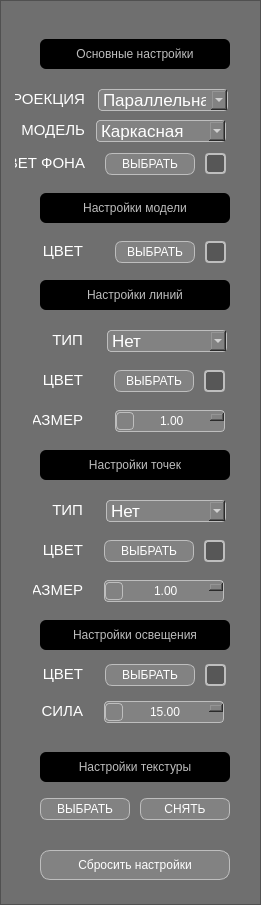
   <widget class="QFrame" name="frame">
    <property name="geometry">
     <rect>
      <x>1060</x>
      <y>0</y>
      <width>261</width>
      <height>905</height>
     </rect>
    </property>
    <property name="styleSheet">
     <string notr="true">QFrame {
background-color: rgba(64, 64, 64, 128);
 border-color: #BEBEBE;
}

QFrame:hover {
background-color: #404040;
 border-color: #BEBEBE;
}</string>
    </property>
    <property name="frameShape">
     <enum>QFrame::StyledPanel</enum>
    </property>
    <property name="frameShadow">
     <enum>QFrame::Raised</enum>
    </property>
    <widget class="QPushButton" name="chooseColorBG">
     <property name="geometry">
      <rect>
       <x>105</x>
       <y>153</y>
       <width>90</width>
       <height>22</height>
      </rect>
     </property>
     <property name="styleSheet">
      <string notr="true">QPushButton {
color: rgb(255, 255, 255);
background-color: #828282;
border-color: #BEBEBE;
 border-style: solid;
 border-width:1px;
 border-radius:7px;
}
QPushButton:hover {
color: rgb(230, 230, 230);
background-color: #606060;
border-color: #BEBEBE;
border-style: solid;
border-width:1px;
border-radius:10px;
}
QPushButton:pressed {
    color: rgb(144, 143, 146);
background-color: rgb(16, 94, 46);
border-color: rgb(144, 143, 146);
 border-style: solid;
 border-width:2px;
 border-radius:10px;
}</string>
     </property>
     <property name="text">
      <string>ВЫБРАТЬ</string>
     </property>
    </widget>
    <widget class="QComboBox" name="comboBoxTypeLines">
     <property name="geometry">
      <rect>
       <x>107</x>
       <y>330</y>
       <width>120</width>
       <height>22</height>
      </rect>
     </property>
     <property name="font">
      <font>
       <pointsize>13</pointsize>
      </font>
     </property>
     <property name="styleSheet">
      <string notr="true">QComboBox {
color: rgb(255, 255, 255);
background-color: #828282;
border-color: #BEBEBE;
 border-style: solid;
 border-width:1px;
 border-radius:4px;
}

QComboBox::drop-down  {
  height: 16px;
 width: 16px;
 subcontrol-position: center right;
image: url(:/icon/Icons/arrow_to_down.png);
border-color: #BEBEBE;
border-style: solid;
 border-width:1px;
 border-radius:4px;
}

QComboBox::drop-down:pressed {
color: rgb(144, 143, 146);
background-color: rgb(16, 94, 46);
border-color: rgb(144, 143, 146);
 border-style: solid;
 border-width:2px;
 border-radius:4px;
}

QComboBox:hover {
color: rgb(230, 230, 230);
background-color: #606060;
border-color: #BEBEBE;
 border-style: solid;
 border-width:1px;
 border-radius:4px;
}</string>
     </property>
     <property name="sizeAdjustPolicy">
      <enum>QComboBox::AdjustToContentsOnFirstShow</enum>
     </property>
     <item>
      <property name="text">
       <string>Нет</string>
      </property>
     </item>
     <item>
      <property name="text">
       <string>Прямая</string>
      </property>
     </item>
     <item>
      <property name="text">
       <string>Пунктирная</string>
      </property>
     </item>
    </widget>
    <widget class="QComboBox" name="comboBoxTypeVertex">
     <property name="geometry">
      <rect>
       <x>106</x>
       <y>500</y>
       <width>120</width>
       <height>22</height>
      </rect>
     </property>
     <property name="font">
      <font>
       <pointsize>13</pointsize>
      </font>
     </property>
     <property name="styleSheet">
      <string notr="true">QComboBox {
color: rgb(255, 255, 255);
background-color: #828282;
border-color: #BEBEBE;
 border-style: solid;
 border-width:1px;
 border-radius:4px;
}

QComboBox::drop-down  {
  height: 16px;
 width: 16px;
 subcontrol-position: center right;
image: url(:/icon/Icons/arrow_to_down.png);
border-color: #BEBEBE;
border-style: solid;
 border-width:1px;
 border-radius:4px;
}

QComboBox::drop-down:pressed {
color: rgb(144, 143, 146);
background-color: rgb(16, 94, 46);
border-color: rgb(144, 143, 146);
 border-style: solid;
 border-width:2px;
 border-radius:4px;
}

QComboBox:hover {
color: rgb(230, 230, 230);
background-color: #606060;
border-color: #BEBEBE;
 border-style: solid;
 border-width:1px;
 border-radius:4px;
}</string>
     </property>
     <property name="sizeAdjustPolicy">
      <enum>QComboBox::AdjustToContentsOnFirstShow</enum>
     </property>
     <item>
      <property name="text">
       <string>Нет</string>
      </property>
     </item>
     <item>
      <property name="text">
       <string>Круг</string>
      </property>
     </item>
     <item>
      <property name="text">
       <string>Квадрат</string>
      </property>
     </item>
    </widget>
    <widget class="QLabel" name="labelTypeLines">
     <property name="geometry">
      <rect>
       <x>33</x>
       <y>330</y>
       <width>50</width>
       <height>20</height>
      </rect>
     </property>
     <property name="font">
      <font>
       <pointsize>11</pointsize>
      </font>
     </property>
     <property name="styleSheet">
      <string notr="true">color: rgb(255, 255, 255);
background-color:rgba(0,0,0,0);
</string>
     </property>
     <property name="text">
      <string>ТИП</string>
     </property>
     <property name="alignment">
      <set>Qt::AlignRight|Qt::AlignTrailing|Qt::AlignVCenter</set>
     </property>
    </widget>
    <widget class="QLabel" name="labelChoosedColorModel">
     <property name="geometry">
      <rect>
       <x>205</x>
       <y>241</y>
       <width>21</width>
       <height>22</height>
      </rect>
     </property>
     <property name="styleSheet">
      <string notr="true">QLabel {
color: rgb(255, 255, 255);
border-color: #BEBEBE;
 border-style: solid;
 border-width:2px;
 border-radius:4px;
}
</string>
     </property>
     <property name="text">
      <string/>
     </property>
    </widget>
    <widget class="QLabel" name="labelTypeVertex">
     <property name="geometry">
      <rect>
       <x>33</x>
       <y>500</y>
       <width>50</width>
       <height>20</height>
      </rect>
     </property>
     <property name="font">
      <font>
       <pointsize>11</pointsize>
      </font>
     </property>
     <property name="styleSheet">
      <string notr="true">color: rgb(255, 255, 255);
background-color:rgba(0,0,0,0);
</string>
     </property>
     <property name="text">
      <string>ТИП</string>
     </property>
     <property name="alignment">
      <set>Qt::AlignRight|Qt::AlignTrailing|Qt::AlignVCenter</set>
     </property>
    </widget>
    <widget class="QLabel" name="labelSettingsTexture">
     <property name="geometry">
      <rect>
       <x>40</x>
       <y>752</y>
       <width>190</width>
       <height>30</height>
      </rect>
     </property>
     <property name="styleSheet">
      <string notr="true">color: #BEBEBE;
background-color: rgb(0, 0, 0);
 border-radius:6px;
</string>
     </property>
     <property name="text">
      <string>Настройки текстуры</string>
     </property>
     <property name="alignment">
      <set>Qt::AlignCenter</set>
     </property>
    </widget>
    <widget class="QDoubleSpinBox" name="doubleSpinBoxSizeLines">
     <property name="geometry">
      <rect>
       <x>115</x>
       <y>410</y>
       <width>110</width>
       <height>22</height>
      </rect>
     </property>
     <property name="styleSheet">
      <string notr="true">QDoubleSpinBox {
color: rgb(255, 255, 255);
background-color: #828282;
border-color: #BEBEBE;
 border-style: solid;
 border-width:1px;
 border-radius:4px;
}
QDoubleSpinBox:down-button  {
height: 16px;
 width: 16px;
 subcontrol-position: center left;
image: url(:/icon/Icons/left_arrow.png);
border-color: #BEBEBE;
border-style: solid;
 border-width:1px;
 border-radius:4px;
}

QDoubleSpinBox::up-button  {
 height: 16px;
 width: 16px;
 subcontrol-position: center right;
image: url(:/icon/Icons/right_arrow.png);
border-color: #BEBEBE;
border-style: solid;
 border-width:1px;
 border-radius:4px;
}

QDoubleSpinBox:hover {
color: rgb(230, 230, 230);
background-color: #606060;
border-color: #BEBEBE;
 border-style: solid;
 border-width:1px;
 border-radius:4px;
}

QDoubleSpinBox::down-button:pressed {
color: rgb(144, 143, 146);
background-color: rgb(16, 94, 46);
border-color: rgb(144, 143, 146);
 border-style: solid;
 border-width:2px;
 border-radius:4px;
}

QDoubleSpinBox::up-button:pressed {
color: rgb(144, 143, 146);
background-color: rgb(16, 94, 46);
border-color: rgb(144, 143, 146);
 border-style: solid;
 border-width:2px;
 border-radius:4px;
}</string>
     </property>
     <property name="alignment">
      <set>Qt::AlignCenter</set>
     </property>
     <property name="minimum">
      <double>1.000000000000000</double>
     </property>
     <property name="maximum">
      <double>20.000000000000000</double>
     </property>
     <property name="singleStep">
      <double>1.000000000000000</double>
     </property>
    </widget>
    <widget class="QLabel" name="labelChoosedColorLines">
     <property name="geometry">
      <rect>
       <x>204</x>
       <y>370</y>
       <width>21</width>
       <height>22</height>
      </rect>
     </property>
     <property name="styleSheet">
      <string notr="true">QLabel {
color: rgb(255, 255, 255);
border-color: #BEBEBE;
 border-style: solid;
 border-width:2px;
 border-radius:4px;
}
</string>
     </property>
     <property name="text">
      <string/>
     </property>
    </widget>
    <widget class="QLabel" name="labelChoosedColorVertex">
     <property name="geometry">
      <rect>
       <x>204</x>
       <y>540</y>
       <width>21</width>
       <height>22</height>
      </rect>
     </property>
     <property name="styleSheet">
      <string notr="true">QLabel {
color: rgb(255, 255, 255);

border-color: #BEBEBE;
 border-style: solid;
 border-width:2px;
 border-radius:4px;
}
</string>
     </property>
     <property name="text">
      <string/>
     </property>
    </widget>
    <widget class="QLabel" name="labelColorLight">
     <property name="geometry">
      <rect>
       <x>33</x>
       <y>664</y>
       <width>50</width>
       <height>20</height>
      </rect>
     </property>
     <property name="font">
      <font>
       <pointsize>11</pointsize>
      </font>
     </property>
     <property name="styleSheet">
      <string notr="true">color: rgb(255, 255, 255);
background-color:rgba(0,0,0,0);
</string>
     </property>
     <property name="text">
      <string>ЦВЕТ</string>
     </property>
     <property name="alignment">
      <set>Qt::AlignRight|Qt::AlignTrailing|Qt::AlignVCenter</set>
     </property>
    </widget>
    <widget class="QLabel" name="labelColorModel">
     <property name="geometry">
      <rect>
       <x>33</x>
       <y>241</y>
       <width>50</width>
       <height>20</height>
      </rect>
     </property>
     <property name="font">
      <font>
       <pointsize>11</pointsize>
      </font>
     </property>
     <property name="styleSheet">
      <string notr="true">background-color:rgba(0,0,0,0);
color: rgb(255, 255, 255);

</string>
     </property>
     <property name="text">
      <string>ЦВЕТ</string>
     </property>
     <property name="alignment">
      <set>Qt::AlignRight|Qt::AlignTrailing|Qt::AlignVCenter</set>
     </property>
    </widget>
    <widget class="QPushButton" name="chooseColorLight">
     <property name="geometry">
      <rect>
       <x>105</x>
       <y>664</y>
       <width>90</width>
       <height>22</height>
      </rect>
     </property>
     <property name="styleSheet">
      <string notr="true">QPushButton {
color: rgb(255, 255, 255);
background-color: #828282;
border-color: #BEBEBE;
 border-style: solid;
 border-width:1px;
 border-radius:7px;
}
QPushButton:hover {
color: rgb(230, 230, 230);
background-color: #606060;
border-color: #BEBEBE;
border-style: solid;
border-width:1px;
border-radius:10px;
}
QPushButton:pressed {
    color: rgb(144, 143, 146);
background-color: rgb(16, 94, 46);
border-color: rgb(144, 143, 146);
 border-style: solid;
 border-width:2px;
 border-radius:10px;
}</string>
     </property>
     <property name="text">
      <string>ВЫБРАТЬ</string>
     </property>
    </widget>
    <widget class="QLabel" name="labelSettingsModel">
     <property name="geometry">
      <rect>
       <x>40</x>
       <y>193</y>
       <width>190</width>
       <height>30</height>
      </rect>
     </property>
     <property name="styleSheet">
      <string notr="true">color: #BEBEBE;
background-color: rgb(0, 0, 0);
 border-radius:6px;


</string>
     </property>
     <property name="text">
      <string>Настройки модели</string>
     </property>
     <property name="alignment">
      <set>Qt::AlignCenter</set>
     </property>
    </widget>
    <widget class="QLabel" name="labelSettingsVertex">
     <property name="geometry">
      <rect>
       <x>40</x>
       <y>450</y>
       <width>190</width>
       <height>30</height>
      </rect>
     </property>
     <property name="styleSheet">
      <string notr="true">color: #BEBEBE;
background-color: rgb(0, 0, 0);
 border-radius:6px;
</string>
     </property>
     <property name="text">
      <string>Настройки точек</string>
     </property>
     <property name="alignment">
      <set>Qt::AlignCenter</set>
     </property>
    </widget>
    <widget class="QDoubleSpinBox" name="doubleSpinBoxSizeVertex">
     <property name="geometry">
      <rect>
       <x>104</x>
       <y>580</y>
       <width>120</width>
       <height>22</height>
      </rect>
     </property>
     <property name="styleSheet">
      <string notr="true">QDoubleSpinBox {
color: rgb(255, 255, 255);
background-color: #828282;
border-color: #BEBEBE;
 border-style: solid;
 border-width:1px;
 border-radius:4px;
}
QDoubleSpinBox:down-button  {
height: 16px;
 width: 16px;
 subcontrol-position: center left;
image: url(:/icon/Icons/left_arrow.png);
border-color: #BEBEBE;
border-style: solid;
 border-width:1px;
 border-radius:4px;
}

QDoubleSpinBox::up-button  {
 height: 16px;
 width: 16px;
 subcontrol-position: center right;
image: url(:/icon/Icons/right_arrow.png);
border-color: #BEBEBE;
border-style: solid;
 border-width:1px;
 border-radius:4px;
}

QDoubleSpinBox:hover {
color: rgb(230, 230, 230);
background-color: #606060;
border-color: #BEBEBE;
 border-style: solid;
 border-width:1px;
 border-radius:4px;
}

QDoubleSpinBox::down-button:pressed {
color: rgb(144, 143, 146);
background-color: rgb(16, 94, 46);
border-color: rgb(144, 143, 146);
 border-style: solid;
 border-width:2px;
 border-radius:4px;
}

QDoubleSpinBox::up-button:pressed {
color: rgb(144, 143, 146);
background-color: rgb(16, 94, 46);
border-color: rgb(144, 143, 146);
 border-style: solid;
 border-width:2px;
 border-radius:4px;
}</string>
     </property>
     <property name="alignment">
      <set>Qt::AlignCenter</set>
     </property>
     <property name="minimum">
      <double>1.000000000000000</double>
     </property>
     <property name="maximum">
      <double>20.000000000000000</double>
     </property>
     <property name="singleStep">
      <double>1.000000000000000</double>
     </property>
     <property name="value">
      <double>1.000000000000000</double>
     </property>
    </widget>
    <widget class="QLabel" name="labelProection">
     <property name="geometry">
      <rect>
       <x>15</x>
       <y>89</y>
       <width>70</width>
       <height>20</height>
      </rect>
     </property>
     <property name="font">
      <font>
       <pointsize>11</pointsize>
      </font>
     </property>
     <property name="styleSheet">
      <string notr="true">color: rgb(255, 255, 255);
background-color:rgba(0,0,0,0);
</string>
     </property>
     <property name="text">
      <string>ПРОЕКЦИЯ</string>
     </property>
     <property name="alignment">
      <set>Qt::AlignRight|Qt::AlignTrailing|Qt::AlignVCenter</set>
     </property>
    </widget>
    <widget class="QDoubleSpinBox" name="doubleSpinBoxPowerLight">
     <property name="geometry">
      <rect>
       <x>104</x>
       <y>701</y>
       <width>120</width>
       <height>22</height>
      </rect>
     </property>
     <property name="styleSheet">
      <string notr="true">QDoubleSpinBox {
color: rgb(255, 255, 255);
background-color: #828282;
border-color: #BEBEBE;
 border-style: solid;
 border-width:1px;
 border-radius:4px;
}
QDoubleSpinBox:down-button  {
height: 16px;
 width: 16px;
 subcontrol-position: center left;
image: url(:/icon/Icons/left_arrow.png);
border-color: #BEBEBE;
border-style: solid;
 border-width:1px;
 border-radius:4px;
}

QDoubleSpinBox::up-button  {
 height: 16px;
 width: 16px;
 subcontrol-position: center right;
image: url(:/icon/Icons/right_arrow.png);
border-color: #BEBEBE;
border-style: solid;
 border-width:1px;
 border-radius:4px;
}

QDoubleSpinBox:hover {
color: rgb(230, 230, 230);
background-color: #606060;
border-color: #BEBEBE;
 border-style: solid;
 border-width:1px;
 border-radius:4px;
}

QDoubleSpinBox::down-button:pressed {
color: rgb(144, 143, 146);
background-color: rgb(16, 94, 46);
border-color: rgb(144, 143, 146);
 border-style: solid;
 border-width:2px;
 border-radius:4px;
}

QDoubleSpinBox::up-button:pressed {
color: rgb(144, 143, 146);
background-color: rgb(16, 94, 46);
border-color: rgb(144, 143, 146);
 border-style: solid;
 border-width:2px;
 border-radius:4px;
}</string>
     </property>
     <property name="alignment">
      <set>Qt::AlignCenter</set>
     </property>
     <property name="minimum">
      <double>0.000000000000000</double>
     </property>
     <property name="maximum">
      <double>100.000000000000000</double>
     </property>
     <property name="singleStep">
      <double>1.000000000000000</double>
     </property>
     <property name="value">
      <double>15.000000000000000</double>
     </property>
    </widget>
    <widget class="QLabel" name="labelSettingsLight">
     <property name="geometry">
      <rect>
       <x>40</x>
       <y>620</y>
       <width>190</width>
       <height>30</height>
      </rect>
     </property>
     <property name="styleSheet">
      <string notr="true">color: #BEBEBE;
background-color: rgb(0, 0, 0);
 border-radius:6px;
</string>
     </property>
     <property name="text">
      <string>Настройки освещения</string>
     </property>
     <property name="alignment">
      <set>Qt::AlignCenter</set>
     </property>
    </widget>
    <widget class="QComboBox" name="comboBoxTypeProection">
     <property name="geometry">
      <rect>
       <x>98</x>
       <y>89</y>
       <width>130</width>
       <height>22</height>
      </rect>
     </property>
     <property name="font">
      <font>
       <pointsize>13</pointsize>
      </font>
     </property>
     <property name="styleSheet">
      <string notr="true">QComboBox {
color: rgb(255, 255, 255);
background-color: #828282;
border-color: #BEBEBE;
 border-style: solid;
 border-width:1px;
 border-radius:4px;
}

QComboBox::drop-down  {
  height: 16px;
 width: 16px;
 subcontrol-position: center right;
image: url(:/icon/Icons/arrow_to_down.png);
border-color: #BEBEBE;
border-style: solid;
 border-width:1px;
 border-radius:4px;
}

QComboBox::drop-down:pressed {
color: rgb(144, 143, 146);
background-color: rgb(16, 94, 46);
border-color: rgb(144, 143, 146);
 border-style: solid;
 border-width:2px;
 border-radius:4px;
}

QComboBox:hover {
color: rgb(230, 230, 230);
background-color: #606060;
border-color: #BEBEBE;
 border-style: solid;
 border-width:1px;
 border-radius:4px;
}</string>
     </property>
     <property name="sizeAdjustPolicy">
      <enum>QComboBox::AdjustToContentsOnFirstShow</enum>
     </property>
     <item>
      <property name="text">
       <string>Параллельная</string>
      </property>
     </item>
     <item>
      <property name="text">
       <string>Центральная</string>
      </property>
     </item>
    </widget>
    <widget class="QLabel" name="labelModel">
     <property name="geometry">
      <rect>
       <x>15</x>
       <y>120</y>
       <width>70</width>
       <height>20</height>
      </rect>
     </property>
     <property name="font">
      <font>
       <pointsize>11</pointsize>
      </font>
     </property>
     <property name="styleSheet">
      <string notr="true">color: rgb(255, 255, 255);
background-color:rgba(0,0,0,0);
</string>
     </property>
     <property name="text">
      <string>МОДЕЛЬ</string>
     </property>
     <property name="alignment">
      <set>Qt::AlignRight|Qt::AlignTrailing|Qt::AlignVCenter</set>
     </property>
    </widget>
    <widget class="QLabel" name="labelSizeLines">
     <property name="geometry">
      <rect>
       <x>33</x>
       <y>410</y>
       <width>50</width>
       <height>20</height>
      </rect>
     </property>
     <property name="font">
      <font>
       <pointsize>11</pointsize>
      </font>
     </property>
     <property name="styleSheet">
      <string notr="true">color: rgb(255, 255, 255);
background-color:rgba(0,0,0,0);</string>
     </property>
     <property name="text">
      <string>РАЗМЕР</string>
     </property>
     <property name="alignment">
      <set>Qt::AlignRight|Qt::AlignTrailing|Qt::AlignVCenter</set>
     </property>
    </widget>
    <widget class="QPushButton" name="chooseColorLines">
     <property name="geometry">
      <rect>
       <x>114</x>
       <y>370</y>
       <width>80</width>
       <height>22</height>
      </rect>
     </property>
     <property name="styleSheet">
      <string notr="true">QPushButton {
color: rgb(255, 255, 255);
background-color: #828282;
border-color: #BEBEBE;
 border-style: solid;
 border-width:1px;
 border-radius:7px;
}
QPushButton:hover {
color: rgb(230, 230, 230);
background-color: #606060;
border-color: #BEBEBE;
border-style: solid;
border-width:1px;
border-radius:10px;
}
QPushButton:pressed {
    color: rgb(144, 143, 146);
background-color: rgb(16, 94, 46);
border-color: rgb(144, 143, 146);
 border-style: solid;
 border-width:2px;
 border-radius:10px;
}</string>
     </property>
     <property name="text">
      <string>ВЫБРАТЬ</string>
     </property>
    </widget>
    <widget class="QLabel" name="labelSettingsLines">
     <property name="geometry">
      <rect>
       <x>40</x>
       <y>280</y>
       <width>190</width>
       <height>30</height>
      </rect>
     </property>
     <property name="styleSheet">
      <string notr="true">color: #BEBEBE;
background-color: rgb(0, 0, 0);
 border-radius:6px;


</string>
     </property>
     <property name="text">
      <string>Настройки линий</string>
     </property>
     <property name="alignment">
      <set>Qt::AlignCenter</set>
     </property>
    </widget>
    <widget class="QPushButton" name="chooseColorModel">
     <property name="geometry">
      <rect>
       <x>115</x>
       <y>241</y>
       <width>80</width>
       <height>22</height>
      </rect>
     </property>
     <property name="styleSheet">
      <string notr="true">QPushButton {
color: rgb(255, 255, 255);
background-color: #828282;
border-color: #BEBEBE;
 border-style: solid;
 border-width:1px;
 border-radius:7px;
}
QPushButton:hover {
color: rgb(230, 230, 230);
background-color: #606060;
border-color: #BEBEBE;
border-style: solid;
border-width:1px;
border-radius:10px;
}
QPushButton:pressed {
    color: rgb(144, 143, 146);
background-color: rgb(16, 94, 46);
border-color: rgb(144, 143, 146);
 border-style: solid;
 border-width:2px;
 border-radius:10px;
}</string>
     </property>
     <property name="text">
      <string>ВЫБРАТЬ</string>
     </property>
    </widget>
    <widget class="QLabel" name="labelSizeVertex">
     <property name="geometry">
      <rect>
       <x>33</x>
       <y>580</y>
       <width>50</width>
       <height>20</height>
      </rect>
     </property>
     <property name="font">
      <font>
       <pointsize>11</pointsize>
      </font>
     </property>
     <property name="styleSheet">
      <string notr="true">color: rgb(255, 255, 255);
background-color:rgba(0,0,0,0);

</string>
     </property>
     <property name="text">
      <string>РАЗМЕР</string>
     </property>
     <property name="alignment">
      <set>Qt::AlignRight|Qt::AlignTrailing|Qt::AlignVCenter</set>
     </property>
    </widget>
    <widget class="QPushButton" name="chooseTextureOff">
     <property name="geometry">
      <rect>
       <x>140</x>
       <y>798</y>
       <width>90</width>
       <height>22</height>
      </rect>
     </property>
     <property name="styleSheet">
      <string notr="true">QPushButton {
color: rgb(255, 255, 255);
background-color: #828282;
border-color: #BEBEBE;
 border-style: solid;
 border-width:1px;
 border-radius:7px;
}
QPushButton:hover {
color: rgb(230, 230, 230);
background-color: #606060;
border-color: #BEBEBE;
border-style: solid;
border-width:1px;
border-radius:10px;
}
QPushButton:pressed {
    color: rgb(144, 143, 146);
background-color: rgb(16, 94, 46);
border-color: rgb(144, 143, 146);
 border-style: solid;
 border-width:2px;
 border-radius:10px;
}</string>
     </property>
     <property name="text">
      <string>СНЯТЬ</string>
     </property>
    </widget>
    <widget class="QLabel" name="labelMainSettings">
     <property name="geometry">
      <rect>
       <x>40</x>
       <y>39</y>
       <width>190</width>
       <height>30</height>
      </rect>
     </property>
     <property name="styleSheet">
      <string notr="true">color: #BEBEBE;
background-color: rgb(0, 0, 0);
 border-radius:6px;


</string>
     </property>
     <property name="text">
      <string>Основные настройки</string>
     </property>
     <property name="alignment">
      <set>Qt::AlignCenter</set>
     </property>
    </widget>
    <widget class="QLabel" name="labelColorLines">
     <property name="geometry">
      <rect>
       <x>33</x>
       <y>370</y>
       <width>50</width>
       <height>20</height>
      </rect>
     </property>
     <property name="font">
      <font>
       <pointsize>11</pointsize>
      </font>
     </property>
     <property name="styleSheet">
      <string notr="true">color: rgb(255, 255, 255);
background-color:rgba(0,0,0,0);
</string>
     </property>
     <property name="text">
      <string>ЦВЕТ</string>
     </property>
     <property name="alignment">
      <set>Qt::AlignRight|Qt::AlignTrailing|Qt::AlignVCenter</set>
     </property>
    </widget>
    <widget class="QLabel" name="labelChoosedColorLight">
     <property name="geometry">
      <rect>
       <x>205</x>
       <y>664</y>
       <width>21</width>
       <height>22</height>
      </rect>
     </property>
     <property name="styleSheet">
      <string notr="true">QLabel {
color: rgb(255, 255, 255);

border-color: #BEBEBE;
 border-style: solid;
 border-width:2px;
 border-radius:4px;
}
</string>
     </property>
     <property name="text">
      <string/>
     </property>
    </widget>
    <widget class="QLabel" name="labelColorVertex">
     <property name="geometry">
      <rect>
       <x>33</x>
       <y>540</y>
       <width>50</width>
       <height>20</height>
      </rect>
     </property>
     <property name="font">
      <font>
       <pointsize>11</pointsize>
      </font>
     </property>
     <property name="styleSheet">
      <string notr="true">color: rgb(255, 255, 255);
background-color:rgba(0,0,0,0);
</string>
     </property>
     <property name="text">
      <string>ЦВЕТ</string>
     </property>
     <property name="alignment">
      <set>Qt::AlignRight|Qt::AlignTrailing|Qt::AlignVCenter</set>
     </property>
    </widget>
    <widget class="QLabel" name="labelPowerLight">
     <property name="geometry">
      <rect>
       <x>33</x>
       <y>701</y>
       <width>50</width>
       <height>20</height>
      </rect>
     </property>
     <property name="font">
      <font>
       <pointsize>11</pointsize>
      </font>
     </property>
     <property name="styleSheet">
      <string notr="true">color: rgb(255, 255, 255);
background-color:rgba(0,0,0,0);

</string>
     </property>
     <property name="text">
      <string>СИЛА</string>
     </property>
     <property name="alignment">
      <set>Qt::AlignRight|Qt::AlignTrailing|Qt::AlignVCenter</set>
     </property>
    </widget>
    <widget class="QComboBox" name="comboBoxTypeModel">
     <property name="geometry">
      <rect>
       <x>96</x>
       <y>120</y>
       <width>130</width>
       <height>22</height>
      </rect>
     </property>
     <property name="font">
      <font>
       <pointsize>13</pointsize>
      </font>
     </property>
     <property name="styleSheet">
      <string notr="true">QComboBox {
color: rgb(255, 255, 255);
background-color: #828282;
border-color: #BEBEBE;
 border-style: solid;
 border-width:1px;
 border-radius:4px;
}

QComboBox::drop-down  {
  height: 16px;
 width: 16px;
 subcontrol-position: center right;
image: url(:/icon/Icons/arrow_to_down.png);
border-color: #BEBEBE;
border-style: solid;
 border-width:1px;
 border-radius:4px;
}

QComboBox::drop-down:pressed {
color: rgb(144, 143, 146);
background-color: rgb(16, 94, 46);
border-color: rgb(144, 143, 146);
 border-style: solid;
 border-width:2px;
 border-radius:4px;
}

QComboBox:hover {
color: rgb(230, 230, 230);
background-color: #606060;
border-color: #BEBEBE;
 border-style: solid;
 border-width:1px;
 border-radius:4px;
}</string>
     </property>
     <property name="sizeAdjustPolicy">
      <enum>QComboBox::AdjustToContentsOnFirstShow</enum>
     </property>
     <item>
      <property name="text">
       <string>Каркасная</string>
      </property>
     </item>
     <item>
      <property name="text">
       <string>Плоское затенение</string>
      </property>
     </item>
     <item>
      <property name="text">
       <string>Мягкое затенение</string>
      </property>
     </item>
    </widget>
    <widget class="QPushButton" name="chooseTexture">
     <property name="geometry">
      <rect>
       <x>40</x>
       <y>798</y>
       <width>90</width>
       <height>22</height>
      </rect>
     </property>
     <property name="styleSheet">
      <string notr="true">QPushButton {
color: rgb(255, 255, 255);
background-color: #828282;
border-color: #BEBEBE;
 border-style: solid;
 border-width:1px;
 border-radius:7px;
}
QPushButton:hover {
color: rgb(230, 230, 230);
background-color: #606060;
border-color: #BEBEBE;
border-style: solid;
border-width:1px;
border-radius:10px;
}
QPushButton:pressed {
    color: rgb(144, 143, 146);
background-color: rgb(16, 94, 46);
border-color: rgb(144, 143, 146);
 border-style: solid;
 border-width:2px;
 border-radius:10px;
}</string>
     </property>
     <property name="text">
      <string>ВЫБРАТЬ</string>
     </property>
    </widget>
    <widget class="QLabel" name="labelChoosedColorBG">
     <property name="geometry">
      <rect>
       <x>205</x>
       <y>153</y>
       <width>21</width>
       <height>21</height>
      </rect>
     </property>
     <property name="styleSheet">
      <string notr="true">QLabel {
color: rgb(255, 255, 255);
border-color: #BEBEBE;
 border-style: solid;
 border-width:2px;
 border-radius:4px;
}
</string>
     </property>
     <property name="text">
      <string/>
     </property>
    </widget>
    <widget class="QPushButton" name="chooseColorVertex">
     <property name="geometry">
      <rect>
       <x>104</x>
       <y>540</y>
       <width>90</width>
       <height>22</height>
      </rect>
     </property>
     <property name="styleSheet">
      <string notr="true">QPushButton {
color: rgb(255, 255, 255);
background-color: #828282;
border-color: #BEBEBE;
 border-style: solid;
 border-width:1px;
 border-radius:7px;
}
QPushButton:hover {
color: rgb(230, 230, 230);
background-color: #606060;
border-color: #BEBEBE;
border-style: solid;
border-width:1px;
border-radius:10px;
}
QPushButton:pressed {
    color: rgb(144, 143, 146);
background-color: rgb(16, 94, 46);
border-color: rgb(144, 143, 146);
 border-style: solid;
 border-width:2px;
 border-radius:10px;
}</string>
     </property>
     <property name="text">
      <string>ВЫБРАТЬ</string>
     </property>
    </widget>
    <widget class="QLabel" name="labelColorBG">
     <property name="geometry">
      <rect>
       <x>15</x>
       <y>153</y>
       <width>70</width>
       <height>20</height>
      </rect>
     </property>
     <property name="font">
      <font>
       <pointsize>11</pointsize>
      </font>
     </property>
     <property name="styleSheet">
      <string notr="true">color: rgb(255, 255, 255);
background-color:rgba(0,0,0,0);
</string>
     </property>
     <property name="text">
      <string>ЦВЕТ ФОНА</string>
     </property>
     <property name="alignment">
      <set>Qt::AlignRight|Qt::AlignTrailing|Qt::AlignVCenter</set>
     </property>
    </widget>
    <widget class="QPushButton" name="resetSettings">
     <property name="geometry">
      <rect>
       <x>40</x>
       <y>850</y>
       <width>190</width>
       <height>30</height>
      </rect>
     </property>
     <property name="styleSheet">
      <string notr="true">QPushButton {
color: rgb(255, 255, 255);
background-color: #828282;
border-color: #BEBEBE;
 border-style: solid;
 border-width:1px;
 border-radius:10px;
}
QPushButton:hover {
color: rgb(230, 230, 230);
background-color: #606060;
border-color: #BEBEBE;
border-style: solid;
border-width:1px;
border-radius:10px;
}
QPushButton:pressed {
    color: rgb(144, 143, 146);
background-color: rgb(16, 94, 46);
border-color: rgb(144, 143, 146);
 border-style: solid;
 border-width:2px;
 border-radius:10px;
}</string>
     </property>
     <property name="text">
      <string>Сбросить настройки</string>
     </property>
    </widget>
   </widget>
